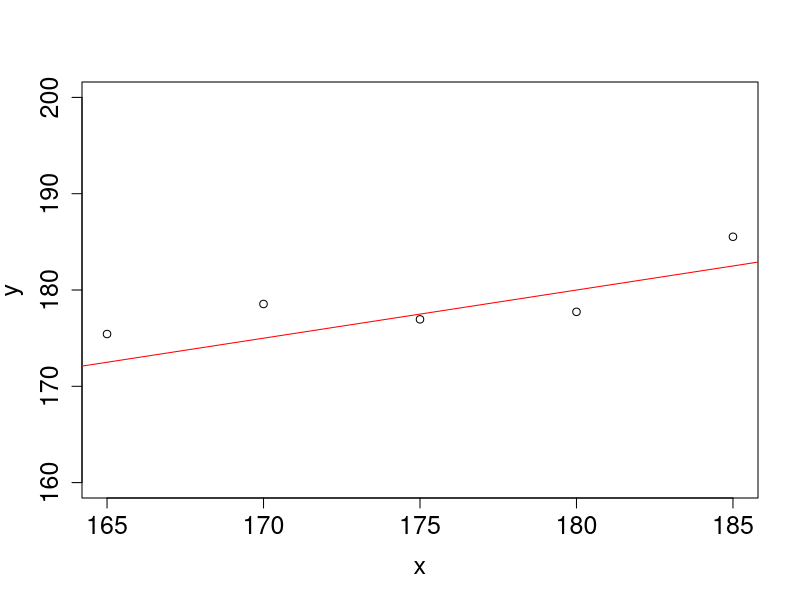
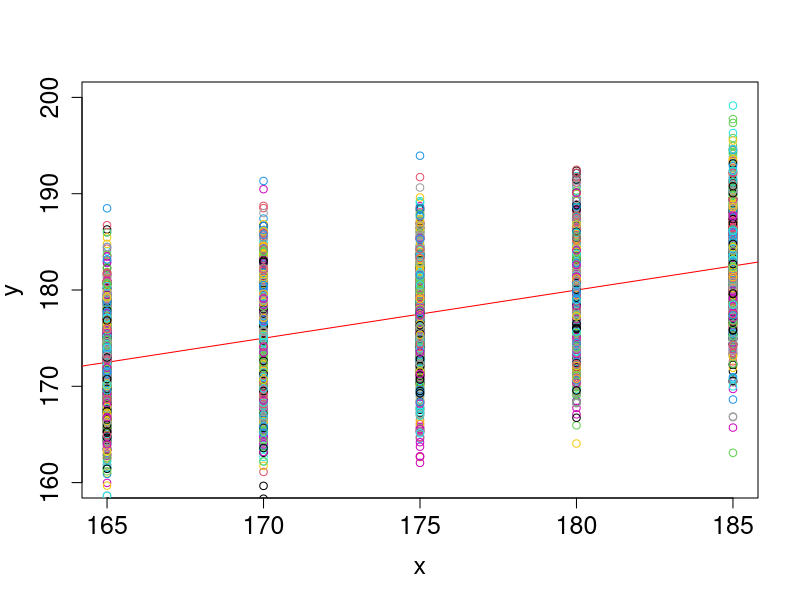
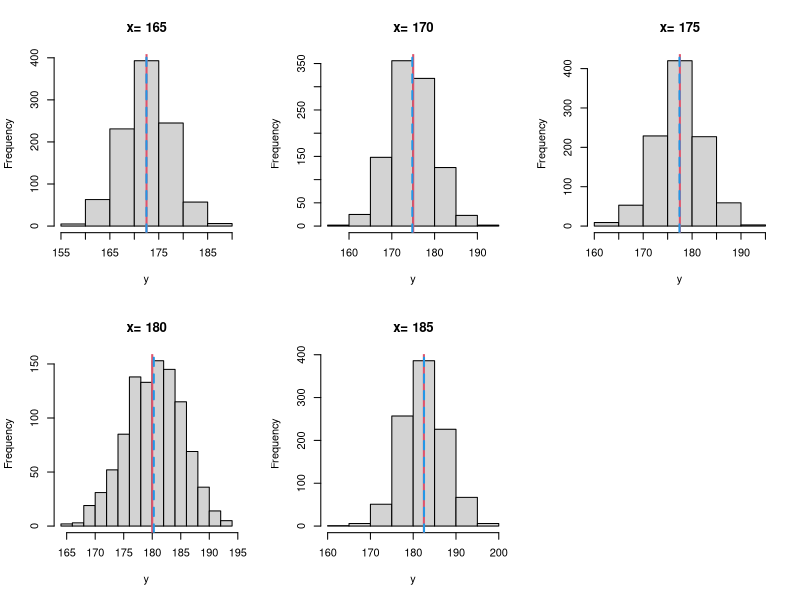

Recreate these plots in R, in order.
## ---- chunk 1
knitr::opts_chunk$set(echo = TRUE)
## ---- chunk 2
library(tidyverse)
rm(list = ls())
## ---- chunk 3
set.seed(12345)
# experiment_1
x <- c(165, 170, 175, 180, 185)   # five value of father's height
eps <- c(rnorm(n = 5, mean = 0, sd = 5))   # random sample of 5 error terms
y <- 90 + 0.5 * x + eps   # random sample of outcomes
data <- data.frame(experiment = 1, x = x, y = y)
plot(x, y, cex.axis = 1.5, cex.lab = 1.5, ylim = c(160, 200))  #plot x, y in the experiment_1 
abline(c(90, 0.5), col = "red")   # add regression line 

#simulation experiment_1 1000 times
set.seed(12345)
x <- c(165, 170, 175, 180, 185)
y <- 90 + 0.5*x + rnorm(5, sd= 5)
plot(x,y, cex.axis = 1.5, cex.lab=1.5, ylim = c(160,200))
abline(c(90,0.5), col = "red")
data <- data.frame(experiment = 1, x, y)
N <- 1000
for (experiment in 2:N) {
  y <- 90 + 0.5 * x + rnorm(5, sd = 5)
  points(x, y, col = experiment)   #need to run with the code plot() together because coordinates (x,y) are passed in a plottiing structure
  data <- rbind(data,cbind(experiment, x, y))
}
## ---- chunk 4
par(mfrow = c(2,3))
for (i in 1:5) {
  y <- data$y[data$x == x[i]]
  hist(y, main = paste("x=",x[i]), xlab = "y")
  abline(v = 90 + 0.5*x[i], col = 2, lwd = 2)   #add red line as average outcomes according to the regression model
  abline(v = mean(y), col = 4, lty = 2, lwd = 2)  # add blue line as average outcomes according to the mean value of y from the simulation
}
